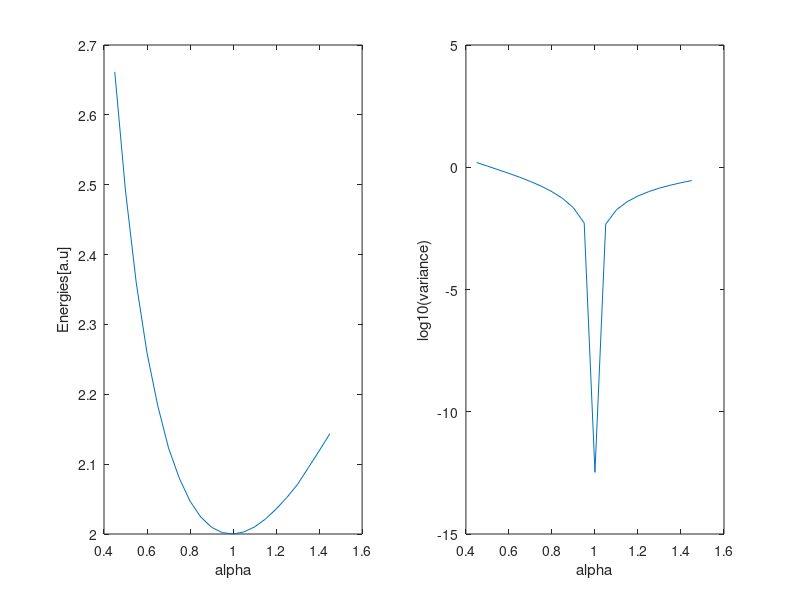

Write MATLAB code to recreate this figure.
alpha = csvread('alpha.csv');
energies = csvread('energies.csv');
variances = csvread('variances.csv');
start = 10;

subplot(1,2,1);
plot(alpha(start:end),energies(start:end));
xlabel('alpha');
ylabel('Energies[a.u]');

subplot(1,2,2);
plot(alpha(start:end),log10(variances(start:end)));
xlabel('alpha');
ylabel('log10(variance)');